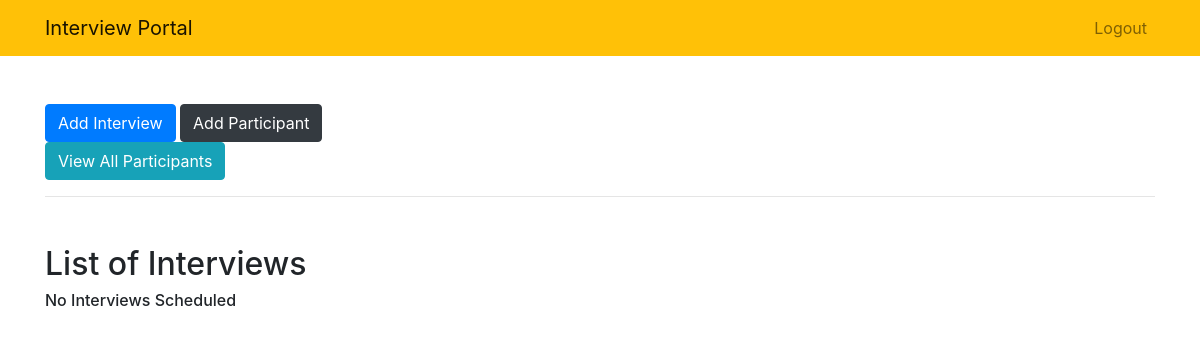
The app's page /interviews/ (signed in), older data.
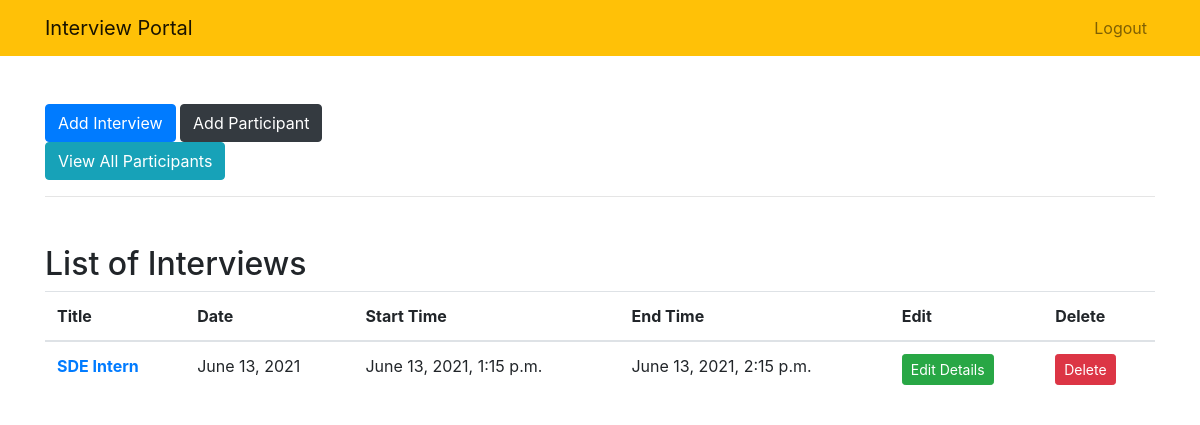
The same page, newer data.
### Interviews/models.py (models this page shows)
class Interview(models.Model):
    title = models.CharField(max_length = 40)
    date = models.DateField()
    start_time = models.DateTimeField()
    end_time = models.DateTimeField(blank=True, null=True)
    candidates_count = models.IntegerField(default = 0)
    result = models.CharField( max_length=3, choices=(
        ('S', 'Selected'),
        ('R', 'Rejected'),
        ('J', 'Joined'),
        ('DNJ', 'Did Not Join'),
        ('TBD', 'Pending'),), default='TBD' )

### Interviews/views.py (the view)
# urls.py: path('interviews/', views.get_interviews, name='get_interviews'),
@login_required
def get_interviews(request):
    interviews = Interview.objects.all().order_by('date')
    return render(request , 'interviews/listings.html', { 'interviews':interviews } )

### Interviews/templates/interviews/listings.html
{% extends "interviews/base.html" %}
{% block content %}
<div class="row mt-5">
    <div class="col-md-5">
        <a href = "{% url 'create_interview'%}"><button type="button" class="btn btn-primary">Add Interview</button></a>
        <a href = "{% url 'create_participant'%}"><button type="button" class="btn btn-dark">Add Participant</button></a>
        <a href = "{% url 'listings_par'%}"><button type="button" class="btn btn-info">View All Participants</button></a>
    </div>
</div>
<hr>
<div class="row mt-5">
    <div class="col-md-5">
        <h2>List of Interviews</h2>
    </div>
</div>
{% if interviews %}
<table class="table">
    <thead>
    <tr>
        <th scope="col">Title</th>
        <th scope="col">Date</th>
        <th scope="col">Start Time</th>
        <th scope="col">End Time</th>
        <th scope="col">Edit</th>
        <th scope="col">Delete</th>
    </tr>
    </thead>
    <tbody>
 {% for interview in interviews %}
        <tr>
            <th scope="row"><a href="{% url 'interview_detail' interview.id %}">{{interview.title}}</a></th>
            <td>{{interview.date}}</td>
            <td>{{interview.start_time}}</td>
            <td>{{interview.end_time}}</td>
            <td><a href = "{% url 'edit_interview' interview.id %}"><button type="button" class="btn btn-success btn-sm">Edit Details</button></a></td>
            <td><a href = "{% url 'delete_interview' interview.id %}"><button type="button" class="btn btn-danger btn-sm">Delete</button></a></td>
        </tr>
{% endfor %}
    </tbody>
</table>
{% else %}
<h6>No Interviews Scheduled</h6>
{% endif %}
{% endblock %}

Row changes from the older to the newer data that the page shows:
added Interview: title "SDE Intern", date "June 13, 2021", start_time "June 13, 2021, 1:15 p.m.", end_time "June 13, 2021, 2:15 p.m."
Text that changed along with them:
text no longer shown: "No Interviews Scheduled"
text now shown: "Title Date Start Time End Time Edit Delete"
